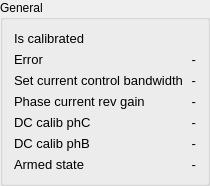
               <widget class="QGroupBox" name="groupBox_4">
                <property name="minimumSize">
                 <size>
                  <width>200</width>
                  <height>0</height>
                 </size>
                </property>
                <property name="title">
                 <string>General</string>
                </property>
                <layout class="QGridLayout" name="gridLayout_15">
                 <item row="0" column="0">
                  <layout class="QGridLayout" name="gridLayout_35">
                   <item row="7" column="0" colspan="2">
                    <widget class="QLabel" name="label_armedState">
                     <property name="font">
                      <font>
                       <pointsize>10</pointsize>
                      </font>
                     </property>
                     <property name="text">
                      <string>Armed state</string>
                     </property>
                    </widget>
                   </item>
                   <item row="5" column="0" colspan="2">
                    <widget class="QLabel" name="label_dcCalibPhC">
                     <property name="font">
                      <font>
                       <pointsize>10</pointsize>
                      </font>
                     </property>
                     <property name="text">
                      <string>DC calib phC</string>
                     </property>
                    </widget>
                   </item>
                   <item row="3" column="2" colspan="2">
                    <widget class="QLabel" name="label_phaseCurrentRevGainValue_axis0">
                     <property name="font">
                      <font>
                       <pointsize>10</pointsize>
                      </font>
                     </property>
                     <property name="text">
                      <string>-</string>
                     </property>
                     <property name="alignment">
                      <set>Qt::AlignRight|Qt::AlignTrailing|Qt::AlignVCenter</set>
                     </property>
                    </widget>
                   </item>
                   <item row="3" column="0" colspan="2">
                    <widget class="QLabel" name="label_phaseCurrentRevGain">
                     <property name="font">
                      <font>
                       <pointsize>10</pointsize>
                      </font>
                     </property>
                     <property name="text">
                      <string>Phase current rev gain</string>
                     </property>
                    </widget>
                   </item>
                   <item row="2" column="0" colspan="2">
                    <widget class="QLabel" name="label_setCurrentControlBandwidth">
                     <property name="font">
                      <font>
                       <pointsize>10</pointsize>
                      </font>
                     </property>
                     <property name="text">
                      <string>Set current control bandwidth</string>
                     </property>
                    </widget>
                   </item>
                   <item row="1" column="0" colspan="2">
                    <widget class="QLabel" name="label_errorAxis_2">
                     <property name="font">
                      <font>
                       <pointsize>10</pointsize>
                      </font>
                     </property>
                     <property name="text">
                      <string>Error</string>
                     </property>
                    </widget>
                   </item>
                   <item row="2" column="2" colspan="2">
                    <widget class="QLabel" name="label_setCurrentControlBandwidthValue_axis0">
                     <property name="font">
                      <font>
                       <pointsize>10</pointsize>
                      </font>
                     </property>
                     <property name="text">
                      <string>-</string>
                     </property>
                     <property name="alignment">
                      <set>Qt::AlignRight|Qt::AlignTrailing|Qt::AlignVCenter</set>
                     </property>
                    </widget>
                   </item>
                   <item row="1" column="2" colspan="2">
                    <widget class="QLabel" name="label_motorErrorValue_axis0">
                     <property name="font">
                      <font>
                       <pointsize>10</pointsize>
                      </font>
                     </property>
                     <property name="text">
                      <string>-</string>
                     </property>
                     <property name="alignment">
                      <set>Qt::AlignRight|Qt::AlignTrailing|Qt::AlignVCenter</set>
                     </property>
                    </widget>
                   </item>
                   <item row="5" column="2" colspan="2">
                    <widget class="QLabel" name="label_dcCalibPhCValue_axis0">
                     <property name="font">
                      <font>
                       <pointsize>10</pointsize>
                      </font>
                     </property>
                     <property name="text">
                      <string>-</string>
                     </property>
                     <property name="alignment">
                      <set>Qt::AlignRight|Qt::AlignTrailing|Qt::AlignVCenter</set>
                     </property>
                    </widget>
                   </item>
                   <item row="7" column="2" colspan="2">
                    <widget class="QLabel" name="label_armedStateValue_axis0">
                     <property name="font">
                      <font>
                       <pointsize>10</pointsize>
                      </font>
                     </property>
                     <property name="text">
                      <string>-</string>
                     </property>
                     <property name="alignment">
                      <set>Qt::AlignRight|Qt::AlignTrailing|Qt::AlignVCenter</set>
                     </property>
                    </widget>
                   </item>
                   <item row="6" column="0" colspan="2">
                    <widget class="QLabel" name="label_dcCalibPhB">
                     <property name="font">
                      <font>
                       <pointsize>10</pointsize>
                      </font>
                     </property>
                     <property name="text">
                      <string>DC calib phB</string>
                     </property>
                    </widget>
                   </item>
                   <item row="6" column="2" colspan="2">
                    <widget class="QLabel" name="label_dcCalibPhBValue_axis0">
                     <property name="font">
                      <font>
                       <pointsize>10</pointsize>
                      </font>
                     </property>
                     <property name="text">
                      <string>-</string>
                     </property>
                     <property name="alignment">
                      <set>Qt::AlignRight|Qt::AlignTrailing|Qt::AlignVCenter</set>
                     </property>
                    </widget>
                   </item>
                   <item row="0" column="0" colspan="2">
                    <widget class="QLabel" name="label_isCalibrated">
                     <property name="font">
                      <font>
                       <pointsize>10</pointsize>
                      </font>
                     </property>
                     <property name="text">
                      <string>Is calibrated</string>
                     </property>
                    </widget>
                   </item>
                   <item row="0" column="2" colspan="2">
                    <widget class="QLabel" name="icon_isCalibratedValue_axis0">
                     <property name="text">
                      <string/>
                     </property>
                     <property name="pixmap">
                      <pixmap>../../../home/Users/pjurgaitis/Downloads/Icons/NoState.jpg</pixmap>
                     </property>
                     <property name="alignment">
                      <set>Qt::AlignRight|Qt::AlignTrailing|Qt::AlignVCenter</set>
                     </property>
                    </widget>
                   </item>
                  </layout>
                 </item>
                </layout>
               </widget>
